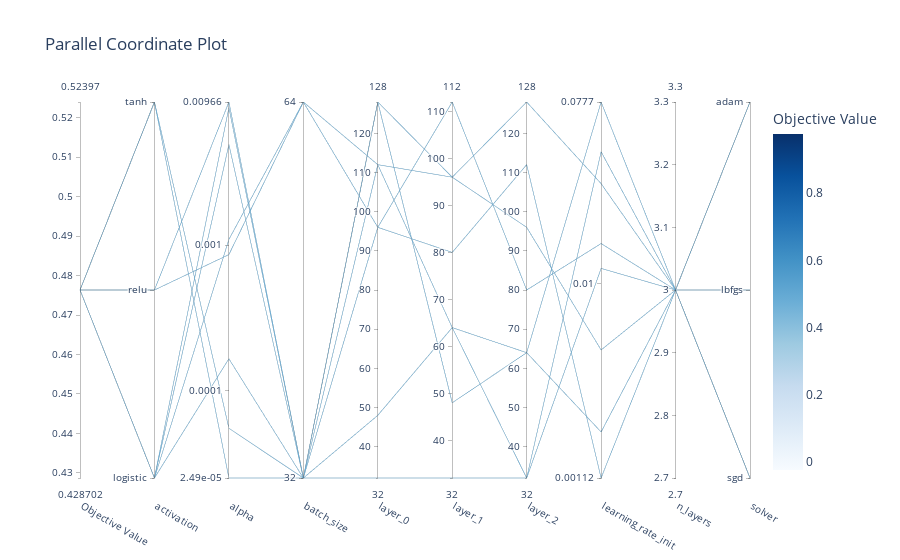

Notebook cell for this chart:
### Code cell
optuna.visualization.plot_parallel_coordinate(study)

### Figure 1 — Plotly figure (JSON) as saved in the notebook; plotly's stock layout.template omitted (floating-point values rounded to 4 significant figures)
{"data": [{"dimensions": [{"label": "Objective Value", "range": [0.4763, 0.4763], "values": [0.4763, 0.4763, 0.4763, 0.4763, 0.4763, 0.4763, 0.4763, 0.4763]}, {"label": "activation", "range": [0, 2], "ticktext": ["logistic", "relu", "tanh"], "tickvals": [0, 1, 2], "values": [0, 0, 0, 2, 1, 2, 1, 0]}, {"label": "alpha", "range": [-4.603, -2.015], "ticktext": ["2.49e-05", "0.0001", "0.001", "0.00966"], "tickvals": [-4.603, -4, -3, -2.015], "values": [-3.782, -2.308, -2.054, -4.261, -2.015, -4.603, -3.065, -2.961]}, {"label": "batch_size", "range": [0, 1], "ticktext": ["32", "64"], "tickvals": [0, 1], "values": [0, 0, 0, 0, 0, 0, 1, 1]}, {"label": "layer_0", "range": [32, 128], "values": [128, 96, 112, 32, 128, 48, 96, 112]}, {"label": "layer_1", "range": [32, 112], "values": [48, 80, 96, 32, 96, 64, 112, 64]}, {"label": "layer_2", "range": [32, 128], "values": [64, 112, 128, 32, 96, 64, 80, 32]}, {"label": "learning_rate_init", "range": [-2.952, -1.11], "ticktext": ["0.00112", "0.01", "0.0777"], "tickvals": [-2.952, -2, -1.11], "values": [-2.726, -2.952, -1.509, -1.354, -2.324, -1.11, -1.803, -1.925]}, {"label": "n_layers", "range": [3, 3], "values": [3, 3, 3, 3, 3, 3, 3, 3]}, {"label": "solver", "range": [0, 2], "ticktext": ["sgd", "lbfgs", "adam"], "tickvals": [0, 1, 2], "values": [0, 1, 1, 2, 1, 2, 1, 0]}], "labelangle": 30, "labelside": "bottom", "line": {"color": [0.4763, 0.4763, 0.4763, 0.4763, 0.4763, 0.4763, 0.4763, 0.4763], "colorbar": {"title": {"text": "Objective Value"}}, "colorscale": [[0, "rgb(247,251,255)"], [0.125, "rgb(222,235,247)"], [0.25, "rgb(198,219,239)"], [0.375, "rgb(158,202,225)"], [0.5, "rgb(107,174,214)"], [0.625, "rgb(66,146,198)"], [0.75, "rgb(33,113,181)"], [0.875, "rgb(8,81,156)"], [1, "rgb(8,48,107)"]], "reversescale": false, "showscale": true}, "type": "parcoords"}], "layout": {"title": {"text": "Parallel Coordinate Plot"}}}
